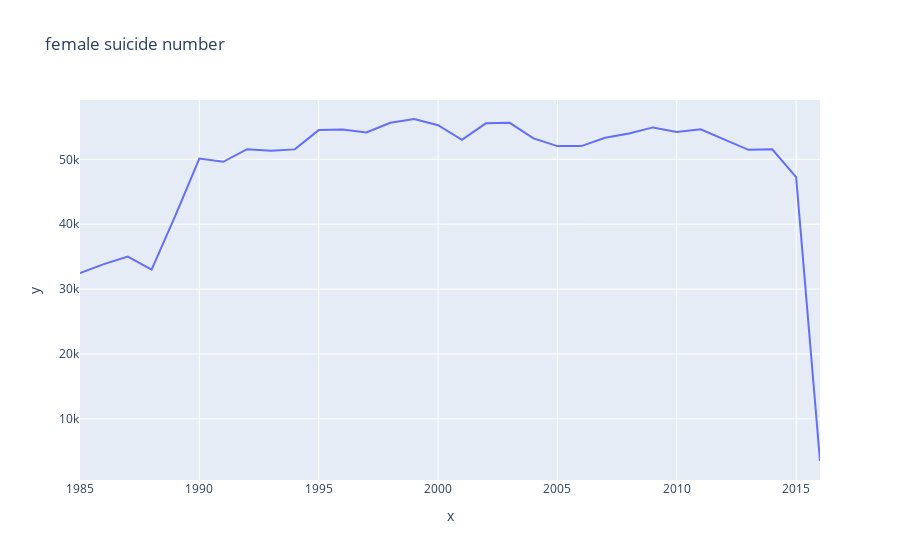
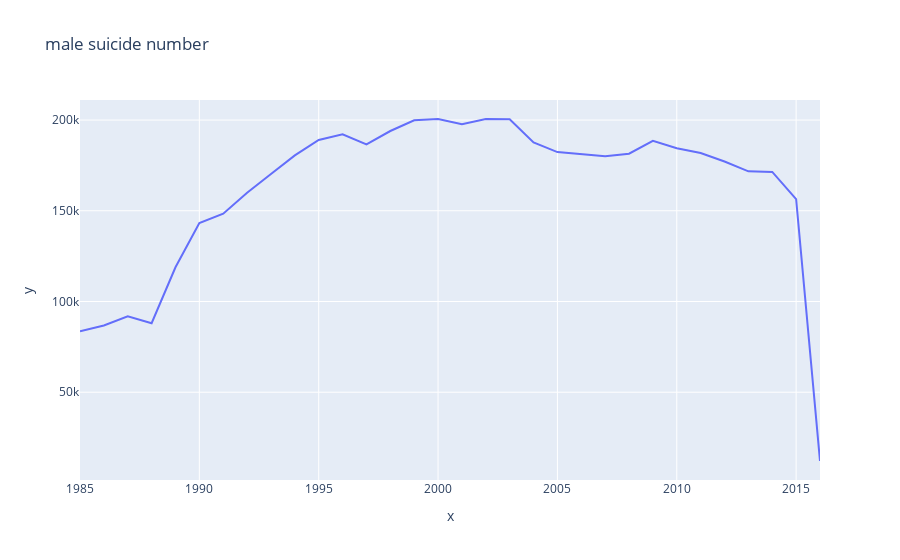

Source (notebook cell) for these figures, in order:
### Code cell
#only female suicide graph
female_data = data[data['sex']=='female']
male_data = data[data['sex']=='male']
female_data = female_data.groupby(['year']).suicides_no.sum() 
male_data = male_data.groupby(['year']).suicides_no.sum()

fig1 = px.line(x=female_data.index, y=female_data.values, title='female suicide number')
fig2 = px.line(x=male_data.index, y=male_data.values, title='male suicide number')
fig1.show()
fig2.show()

### Figure 1 — Plotly figure (JSON) as saved in the notebook; plotly's stock layout.template omitted (floating-point values rounded to 4 significant figures)
{"data": [{"hovertemplate": "x=%{x}<br>y=%{y}<extra></extra>", "legendgroup": "", "line": {"color": "#636efa", "dash": "solid"}, "mode": "lines", "name": "", "showlegend": false, "type": "scatter", "x": [1985, 1986, 1987, 1988, 1989, 1990, 1991, 1992, 1993, 1994, 1995, 1996, 1997, 1998, 1999, 2000, 2001, 2002, 2003, 2004, 2005, 2006, 2007, 2008, 2009, 2010, 2011, 2012, 2013, 2014, 2015, 2016], "xaxis": "x", "y": [32479, 33852, 35006, 33015, 41361, 50118, 49622, 51567, 51331, 51532, 54504, 54583, 54126, 55631, 56215, 55254, 52999, 55549, 55627, 53232, 52035, 52039, 53324, 53973, 54920, 54222, 54616, 53011, 51459, 51556, 47248, 3504], "yaxis": "y"}], "layout": {"legend": {"tracegroupgap": 0}, "title": {"text": "female suicide number"}, "xaxis": {"anchor": "y", "domain": [0, 1], "title": {"text": "x"}}, "yaxis": {"anchor": "x", "domain": [0, 1], "title": {"text": "y"}}}}

### Figure 2 — Plotly figure (JSON) as saved in the notebook; plotly's stock layout.template omitted (floating-point values rounded to 4 significant figures)
{"data": [{"hovertemplate": "x=%{x}<br>y=%{y}<extra></extra>", "legendgroup": "", "line": {"color": "#636efa", "dash": "solid"}, "mode": "lines", "name": "", "showlegend": false, "type": "scatter", "x": [1985, 1986, 1987, 1988, 1989, 1990, 1991, 1992, 1993, 1994, 1995, 1996, 1997, 1998, 1999, 2000, 2001, 2002, 2003, 2004, 2005, 2006, 2007, 2008, 2009, 2010, 2011, 2012, 2013, 2014, 2015, 2016], "xaxis": "x", "y": [83584, 86818, 91836, 88011, 118883, 143243, 148398, 159906, 170234, 180531, 189040, 192142, 186619, 193960, 199904, 200578, 197653, 200546, 200452, 187629, 182340, 181322, 180084, 181474, 188567, 184480, 181868, 177149, 171740, 171428, 156392, 12099], "yaxis": "y"}], "layout": {"legend": {"tracegroupgap": 0}, "title": {"text": "male suicide number"}, "xaxis": {"anchor": "y", "domain": [0, 1], "title": {"text": "x"}}, "yaxis": {"anchor": "x", "domain": [0, 1], "title": {"text": "y"}}}}
